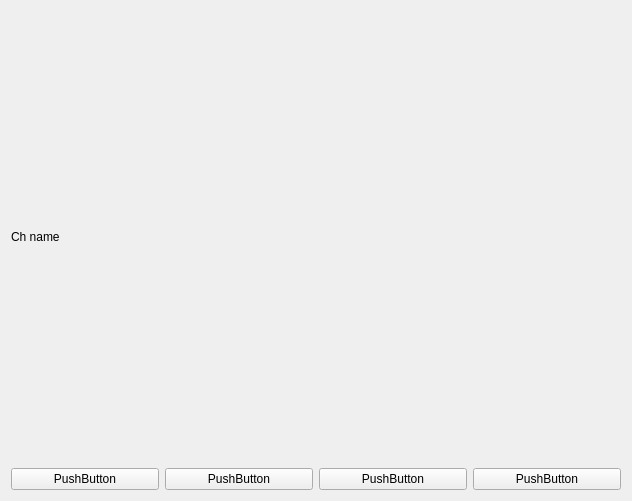
<?xml version="1.0" encoding="UTF-8"?>
<ui version="4.0">
 <class>Form</class>
 <widget class="QWidget" name="Form">
  <property name="geometry">
   <rect>
    <x>0</x>
    <y>0</y>
    <width>632</width>
    <height>501</height>
   </rect>
  </property>
  <property name="windowTitle">
   <string>Form</string>
  </property>
  <layout class="QVBoxLayout" name="verticalLayout_2">
   <item>
    <layout class="QVBoxLayout" name="verticalLayout">
     <item>
      <widget class="QLabel" name="label">
       <property name="text">
        <string>Ch name</string>
       </property>
      </widget>
     </item>
     <item>
      <layout class="QGridLayout" name="gridLayout_2">
       <item row="0" column="0">
        <widget class="QPushButton" name="pushButton">
         <property name="text">
          <string>PushButton</string>
         </property>
        </widget>
       </item>
       <item row="0" column="1">
        <widget class="QPushButton" name="pushButton_2">
         <property name="text">
          <string>PushButton</string>
         </property>
        </widget>
       </item>
       <item row="0" column="2">
        <widget class="QPushButton" name="pushButton_3">
         <property name="text">
          <string>PushButton</string>
         </property>
        </widget>
       </item>
       <item row="0" column="3">
        <widget class="QPushButton" name="pushButton_4">
         <property name="text">
          <string>PushButton</string>
         </property>
        </widget>
       </item>
      </layout>
     </item>
    </layout>
   </item>
  </layout>
 </widget>
 <resources/>
 <connections/>
</ui>
